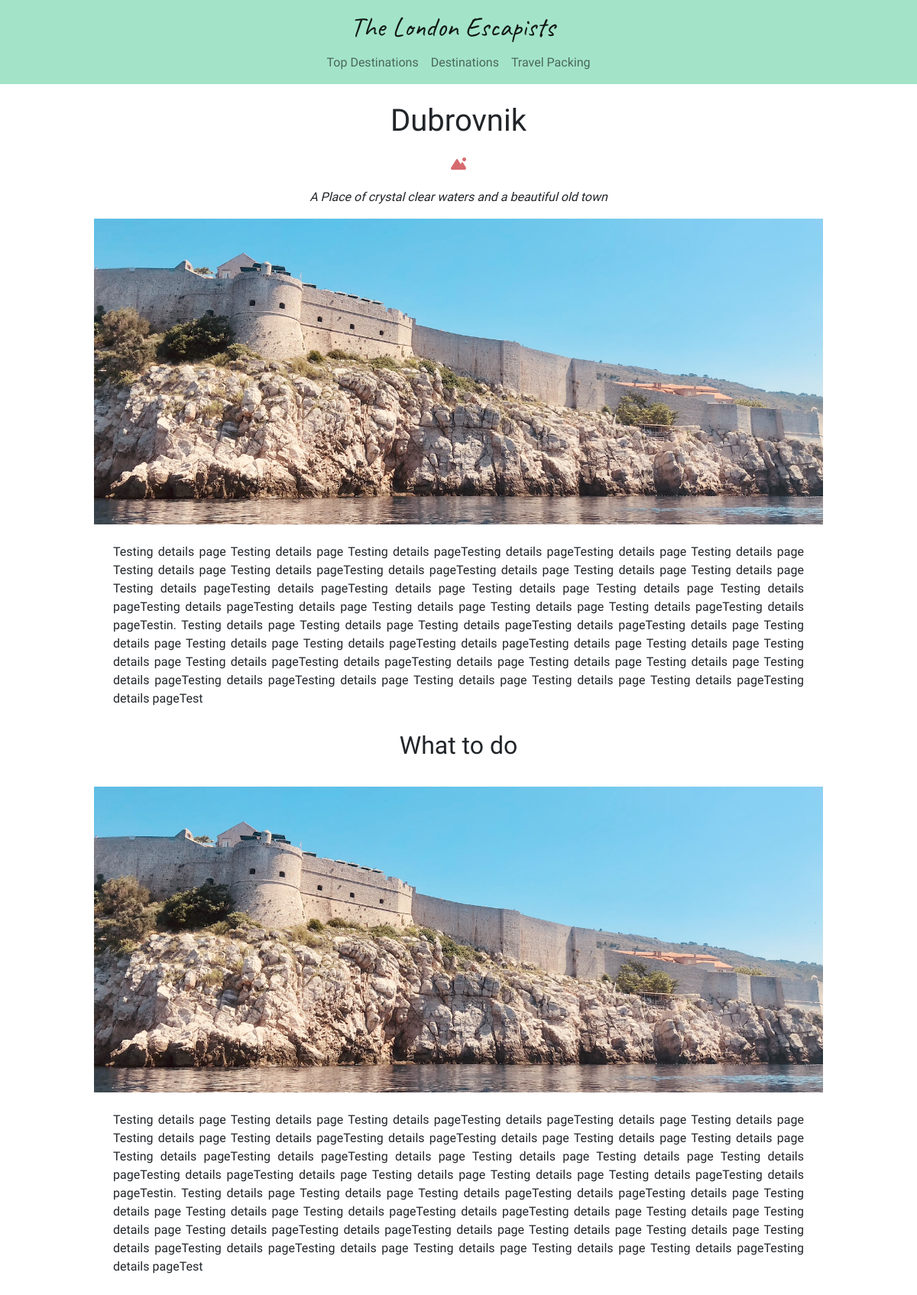
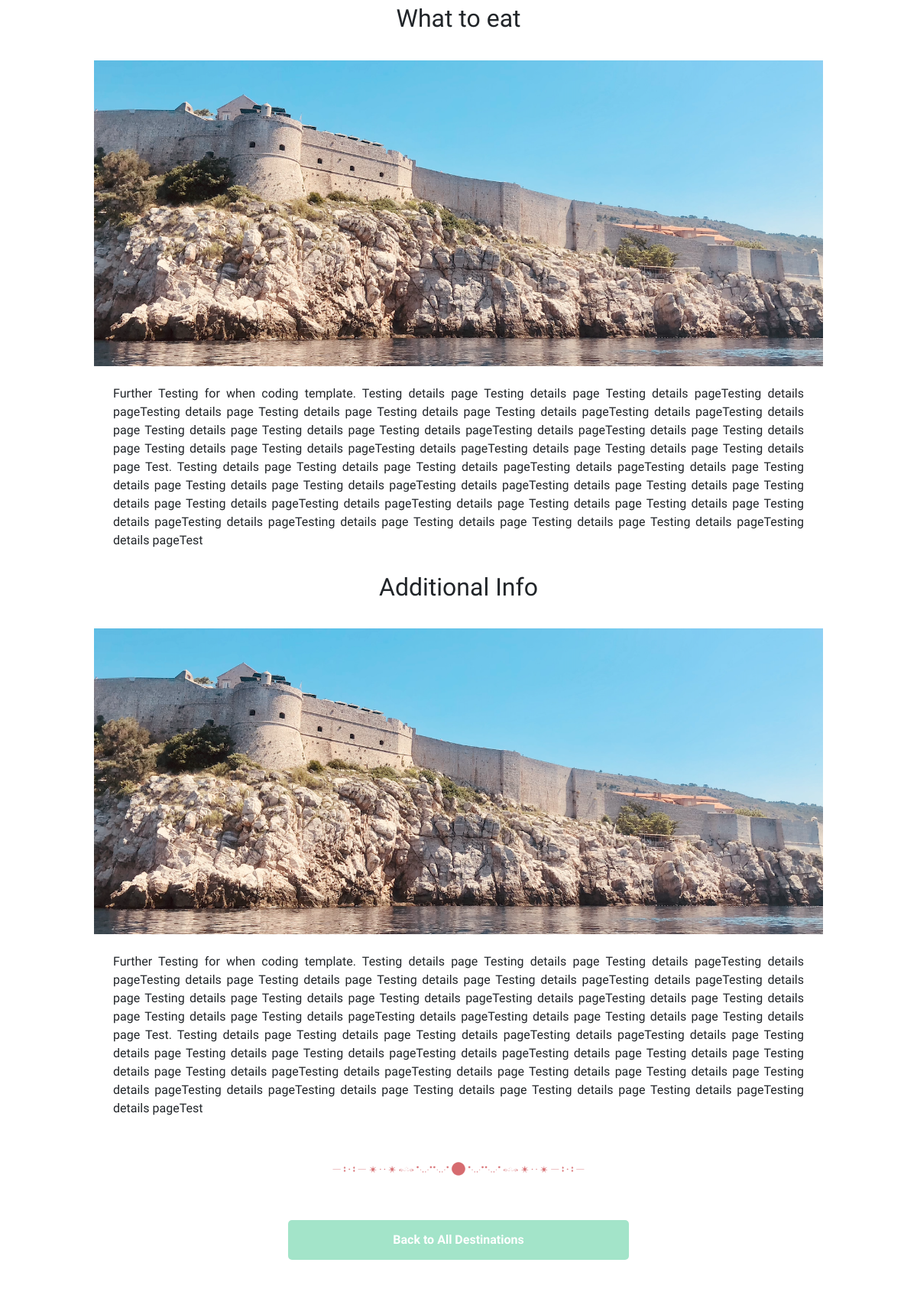
The page /destinations/dubrovnik/ (upper part) on the database its author committed (2 pictures, top to bottom).
### travel_destinations/models.py (models this page shows, shortened)
class Destinations(models.Model):
    destination_image = models.ImageField(null=True, blank=True)
    destination = models.CharField(max_length=50, null=False, blank=False)
    destination_subheading = models.CharField(
        max_length=150, null=False, blank=True)
    created_on = models.DateTimeField(auto_now_add=True)
    updated_on = models.DateTimeField(auto_now=True)
    intro = models.TextField(max_length=1000, blank=True)
    activities = models.TextField(max_length=1000, blank=True)
    activity_image = models.ImageField(null=True, blank=True)
    food = models.TextField(max_length=1000, blank=True)
    food_image = models.ImageField(null=True, blank=True)
    additional_info = models.TextField(max_length=1000, blank=True)
    additional_image = models.ImageField(null=True, blank=True)
    top_destination = models.BooleanField(default=False)
    status = models.IntegerField(choices=STATUS, default=0)
    slug = models.SlugField(max_length=200, unique=True)
    class Meta:
        ordering = ['-created_on']
        """Removes extra 's' from Model name"""
        verbose_name_plural = 'Travel Destinations'

### travel_destinations/views.py (the view)
# urls.py: path("<slug:slug>/", views.DestinationDetail.as_view(), name="destination_details"),
class DestinationDetail(View):
    def get(self, request, slug, *args, **kwargs):
        queryset = Destinations.objects.filter(status=1)
        dest = get_object_or_404(queryset, slug=slug)
        return render(
            request,
            "destination_details.html",
            {
                "dest": dest,
            },
        )

### travel_destinations/templates/destination_details.html (shortened to what this page needs)
{% extends "base.html" %}
{%load static%}
{% block extra_css %}
<link rel="stylesheet" href="{% static 'travel_destinations/css/destinations.css' %}">
{% endblock %}
{% block content %}
<div class="container">
    <h1 class="destination-page-header mb-4 mt-4">{{ dest.destination }}</h1>
    <i class="fa-solid fa-mountain-sun description-icon mb-4"></i>
    <p class="dest-subheading">{{ dest.destination_subheading }}</p>
    <div class="dest-content">
        {% if dest.destination_image %}
            <img src="{{ dest.destination_image.url }}" alt="destination image" class="img-center dest-img">
        {% endif %}
        <p class="dest-content mt-4">{{ dest.intro }}</p>
    </div>
    {% if dest.activities %}
        <h2 class="headings destination-page-header">What to do</h2>
        <div class="dest-content">
            {% if dest.activity_image %}
                <img src="{{ dest.activity_image.url }}" alt="activities image" class="img-center dest-img">
            {% endif %}
            <p class="dest-content mt-4">{{ dest.activities }}</p>
        </div>
    {% endif %}
    {% if dest.food %}
        <div class="dest-content">
            <h2 class="headings destination-page-header">What to eat</h2>
            {% if dest.food_image %}
                <img src="{{ dest.food_image.url }}" alt="food image" class="img-center dest-img">
            {% endif %}
            <p class="dest-content mt-4">{{ dest.food }}</p>
        </div>
    {% endif %}
    {% if dest.additional_info %}
        <div class="dest-content">
            <h2 class="headings destination-page-header">Additional Info</h2>
            {% if dest.additional_image %}
                <img class="img-center dest-img" src="{{ dest.additional_image.url }}" alt="{{ post.title }}"/>
            {% endif %}
            <p class="dest-content mt-4">{{ dest.additional_info }}</p>
        </div>
    {% endif %}
    <div>
        <img src="/media/page-break.png" alt="Page Break Image" class="page-break img-center">
    </div>
    <a class="post-btn mb-5 back-btn" href="{% url 'destinations' %}">Back to All Destinations</a>
</div>
{% endblock %}

### static/css/base.css (style rules this page uses)
html, body { height: 100%; }
body { font-family: 'Quicksand', sans-serif; display: flex; flex-direction: column; }
.headings { text-align: center; padding: 15px; margin: 15px; }

### travel_destinations/static/travel_destinations/css/destinations.css (style rules this page uses)
.destination-page-header { text-align: center; margin-bottom: 20px; }
.post-btn { display: flex; padding: 0.875em 2em; background: #74d7aea9; color: #fff; transition: background-color 1s; place-content: center; font-weight: bold; border-radius: 5px; text-decoration: none; }
.back-btn { width: 40%; margin: 0 auto; }
.dest-img { width: 95%; height: 400px; object-fit: cover; }
.description-icon { display: flex; justify-content: center; color: #D66B6F; }
.dest-subheading { font-style: italic; text-align: center; }
.img-center { display: block; margin-left: auto; margin-right: auto; }
.dest-content { text-align: justify; width: 90%; margin: 0 auto; }
.page-break { width: 30%; }

### rows shown on the page
Destinations: destination "Dubrovnik", destination_subheading "A Place of crystal clear waters and a beautiful old town", destination_image (picture), intro "Testing details page Testing details page Testing details pageTesting details pageTesting details page Testing details page Testing details page Testing details pageTesting details pageTesting details page Testing details page Testing details page Testing details pageTesting details pageTesting details page Testing details page Testing details page Testing details pageTesting details pageTesting details page Testing details page Testing details page Testing details pageTesting details pageTestin. Testing details page Testing details page Testing details pageTesting details pageTesting details page Testing details page Testing details page Testing details pageTesting details pageTesting…", activity_image (picture), activities "Testing details page Testing details page Testing details pageTesting details pageTesting details page Testing details page Testing details page Testing details pageTesting details pageTesting details page Testing details page Testing details page Testing details pageTesting details pageTesting details page Testing details page Testing details page Testing details pageTesting details pageTesting details page Testing details page Testing details page Testing details pageTesting details pageTestin. Testing details page Testing details page Testing details pageTesting details pageTesting details page Testing details page Testing details page Testing details pageTesting details pageTesting…", food_image (picture), food "Further Testing for when coding template. Testing details page Testing details page Testing details pageTesting details pageTesting details page Testing details page Testing details page Testing details pageTesting details pageTesting details page Testing details page Testing details page Testing details pageTesting details pageTesting details page Testing details page Testing details page Testing details pageTesting details pageTesting details page Testing details page Testing details page Test. Testing details page Testing details page Testing details pageTesting details pageTesting details page Testing details page Testing details page Testing details pageTesting details pageTesting…", additional_image (picture), additional_info "Further Testing for when coding template. Testing details page Testing details page Testing details pageTesting details pageTesting details page Testing details page Testing details page Testing details pageTesting details pageTesting details page Testing details page Testing details page Testing details pageTesting details pageTesting details page Testing details page Testing details page Testing details pageTesting details pageTesting details page Testing details page Testing details page Test. Testing details page Testing details page Testing details pageTesting details pageTesting details page Testing details page Testing details page Testing details pageTesting details pageTesting…"
